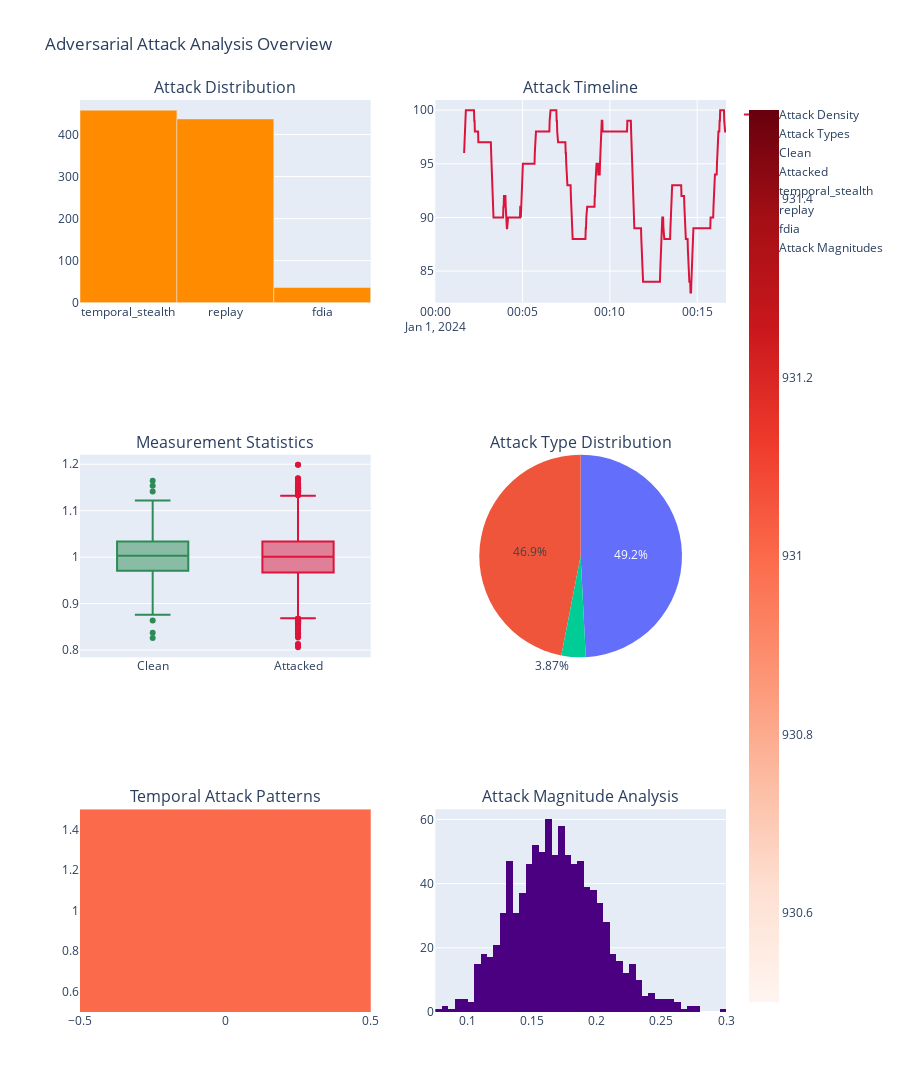

Notebook cell for this chart:
### Code cell
# Create attack overview plot
overview_fig = visualizer.plot_attack_overview(attack_data)
overview_fig.show()

### Figure 1 — Plotly figure (JSON) as saved in the notebook; plotly's stock layout.template omitted (floating-point values rounded to 4 significant figures; data arrays with more than 128 entries replaced by an {"elided": "..."} marker saying what was removed)
{"data": [{"line": {"color": "#DC143C"}, "name": "Attack Density", "type": "scatter", "x": {"elided": "1000 str values"}, "xaxis": "x2", "y": {"elided": "1000 float values"}, "yaxis": "y2"}, {"marker": {"color": "#FF8C00"}, "name": "Attack Types", "type": "bar", "x": ["temporal_stealth", "replay", "fdia"], "xaxis": "x", "y": [458, 437, 36], "yaxis": "y"}, {"marker": {"color": "#2E8B57"}, "name": "Clean", "type": "box", "xaxis": "x3", "y": {"elided": "828 float values"}, "yaxis": "y3"}, {"marker": {"color": "#DC143C"}, "name": "Attacked", "type": "box", "xaxis": "x3", "y": {"elided": "11172 float values"}, "yaxis": "y3"}, {"domain": {"x": [0.55, 1], "y": [0.3889, 0.6111]}, "labels": ["temporal_stealth", "replay", "fdia"], "name": "Attack Types", "type": "pie", "values": [458, 437, 36]}, {"colorscale": [[0, "rgb(255,245,240)"], [0.125, "rgb(254,224,210)"], [0.25, "rgb(252,187,161)"], [0.375, "rgb(252,146,114)"], [0.5, "rgb(251,106,74)"], [0.625, "rgb(239,59,44)"], [0.75, "rgb(203,24,29)"], [0.875, "rgb(165,15,21)"], [1, "rgb(103,0,13)"]], "name": "Attack Heatmap", "type": "heatmap", "x": [0], "xaxis": "x4", "y": [1], "yaxis": "y4", "z": [[931]]}, {"marker": {"color": "#4B0082"}, "name": "Attack Magnitudes", "type": "histogram", "x": {"elided": "931 float values"}, "xaxis": "x5", "yaxis": "y5"}], "layout": {"annotations": [{"font": {"size": 16}, "showarrow": false, "text": "Attack Distribution", "x": 0.225, "xanchor": "center", "xref": "paper", "y": 1, "yanchor": "bottom", "yref": "paper"}, {"font": {"size": 16}, "showarrow": false, "text": "Attack Timeline", "x": 0.775, "xanchor": "center", "xref": "paper", "y": 1, "yanchor": "bottom", "yref": "paper"}, {"font": {"size": 16}, "showarrow": false, "text": "Measurement Statistics", "x": 0.225, "xanchor": "center", "xref": "paper", "y": 0.6111, "yanchor": "bottom", "yref": "paper"}, {"font": {"size": 16}, "showarrow": false, "text": "Attack Type Distribution", "x": 0.775, "xanchor": "center", "xref": "paper", "y": 0.6111, "yanchor": "bottom", "yref": "paper"}, {"font": {"size": 16}, "showarrow": false, "text": "Temporal Attack Patterns", "x": 0.225, "xanchor": "center", "xref": "paper", "y": 0.2222, "yanchor": "bottom", "yref": "paper"}, {"font": {"size": 16}, "showarrow": false, "text": "Attack Magnitude Analysis", "x": 0.775, "xanchor": "center", "xref": "paper", "y": 0.2222, "yanchor": "bottom", "yref": "paper"}], "height": 1200, "showlegend": true, "title": {"text": "Adversarial Attack Analysis Overview"}, "xaxis": {"anchor": "y", "domain": [0, 0.45]}, "xaxis2": {"anchor": "y2", "domain": [0.55, 1]}, "xaxis3": {"anchor": "y3", "domain": [0, 0.45]}, "xaxis4": {"anchor": "y4", "domain": [0, 0.45]}, "xaxis5": {"anchor": "y5", "domain": [0.55, 1]}, "yaxis": {"anchor": "x", "domain": [0.7778, 1]}, "yaxis2": {"anchor": "x2", "domain": [0.7778, 1]}, "yaxis3": {"anchor": "x3", "domain": [0.3889, 0.6111]}, "yaxis4": {"anchor": "x4", "domain": [0, 0.2222]}, "yaxis5": {"anchor": "x5", "domain": [0, 0.2222]}}}
